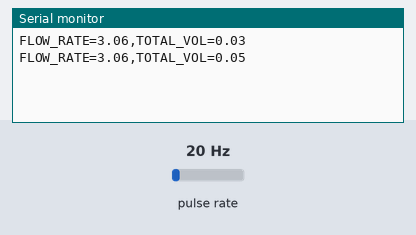
The sketch below on a simulated Arduino Uno, built with avr-gcc and run on an emulated ATmega328P. On the bench: the last lines printed to the serial monitor. Wiring (inferred from the names in the program): pulse sensor: data pin 2. Inputs (shaded band) come from the test bench; at power-on: pulse rate 20 Hz.

Above: at 1.2 s.
1.3 s: pulse rate (sensor on pin 2) set to 4 Hz
At 1.9 s:
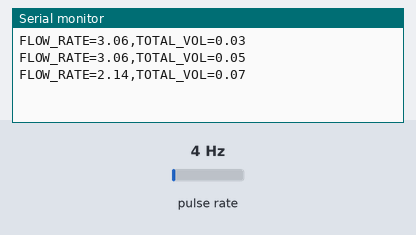
2.8 s: pulse rate (sensor on pin 2) set to 50 Hz
At 2.81 s:
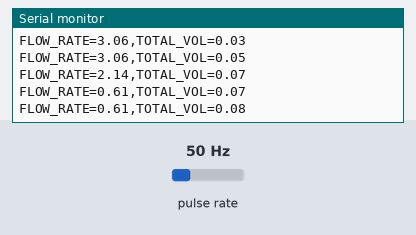
Timing chart, 0 to 5.8 s (numbered marks = the images above; inputs shaded):
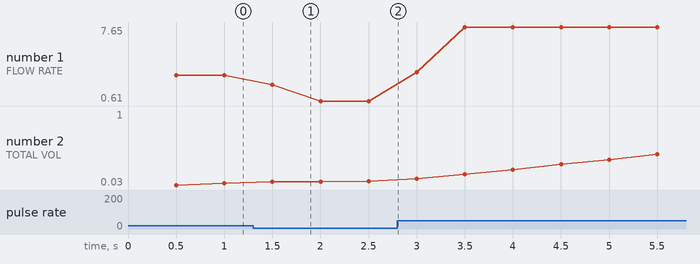

Measured:
- after the input at 1.3 s, the serial monitor: prints a new line after 0.20 s (image 1)
- plotted number 1: 3.06 → 0.61 after the input at 1.3 s, 0.61 → 7.65 after the input at 2.8 s
- plotted number 2: 0.08 → 1 after the input at 2.8 s

The sketch:

flowSensor.ino
```cpp
/************************************************************/
/*    NAME: Blake Cole                                      */
/*    ORGN: hydrocycle                                      */
/*    FILE: flowSensor                                      */
/*    DATE: 6 MARCH 2021                                    */
/************************************************************/

// define pins:
const byte flowPin = 2;    // flow rate sensor pin

// define constants:
const float conversionFactor   = 6.54;   // [PULSE] per [LPM]
const unsigned long loopDelay  = 500;   // loop delay [ms]

// define flow vars:
float flowRate           = 0.0;    // [L/min]
float totalVol           = 0.0;    // [L]
volatile int vPulseCount = 0;      // pulses interrupt
unsigned int pulseCount  = 0;      // pulses per loop

// define timer vars:
unsigned long interval   = 0;      // ms elapsed since prev calc
unsigned long prevTime   = 0;      // loop timer

// -----------------------------------------------------
void setup() {
  pinMode(flowPin, INPUT);
  digitalWrite(flowPin, HIGH);
  attachInterrupt(digitalPinToInterrupt(flowPin), pulseCounter, FALLING);
  Serial.begin(9600);
}

// -----------------------------------------------------
void loop() {
  interval = millis()-prevTime;

  if((interval >= loopDelay) && (vPulseCount > 0)){
    pulseCount = vPulseCount; // grab ISR pulse count
    vPulseCount = 0;          // reset ISR pulse count

    // compute flow rate and total volume
    flowRate = (1000.0/interval)*pulseCount/conversionFactor;
    totalVol += (flowRate/60.0)*(interval/1000.0);
    prevTime = millis();

    // Print flow rate for this interval [L/min]
    Serial.print("FLOW_RATE=");
    Serial.print(flowRate);
    Serial.print(",");

    // Print total integrated volume [L]
    Serial.print("TOTAL_VOL=");
    Serial.print(totalVol);
    Serial.print("\n");
  }
}

// -----------------------------------------------------
// define interrupt service routine (ISR)
// NOTE: ISR takes 5.125 µS + code time
void pulseCounter() {
  vPulseCount++;
}
```
